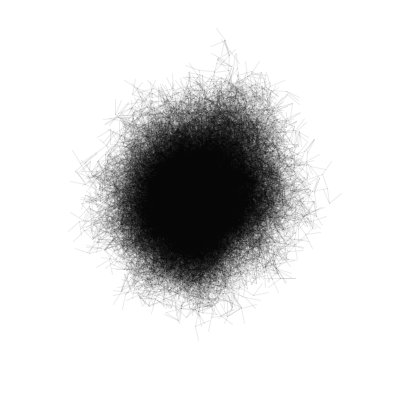
Frame 1 (no input)
Frame 60 (the mouse pressed at the canvas centre just before this capture): identical to frame 1, image omitted
Frame 120 (the mouse held since frame 60 and released just before this capture): identical to frame 1, image omitted

The Processing sketch that drew this single still picture (run headless with seeded random() and noise(); from frame 60 on, the mouse is pressed at the canvas centre):

// Processing sketch: processing_17782
// ── processing_17782.pde

float incrementA, incrementB;
int iterations;
int baseX, baseY;
int len;
int d;

void setup() {
  size(400,400);
  background(255);
  stroke(0,0,0,20);
  smooth();
  iterations = 15;
  baseX = width/2;
  baseY = height/2;
  len = 15;
  d = 6;
  
  randomiseIncrements();
  bifurcate(baseX,baseY,-PI/2,iterations);

}

void draw() {

}

void bifurcate(float x,float y, float a, int c) {
  float newX=x+len*cos(a);
  float newY=y+len*sin(a);
  randomiseIncrements();
  line(x,y,newX,newY);
  if (c>0) {
    bifurcate(newX,newY,a+incrementA,c-1);
    bifurcate(newX,newY,a+incrementB,c-1);

  }

}

void randomiseIncrements(){
  incrementA=random(-PI,PI);
  incrementB=random(-PI,PI);
}

void mousePressed() {
  background(255);
  randomiseIncrements();
  bifurcate(baseX,baseY,-PI/2,iterations);
}
